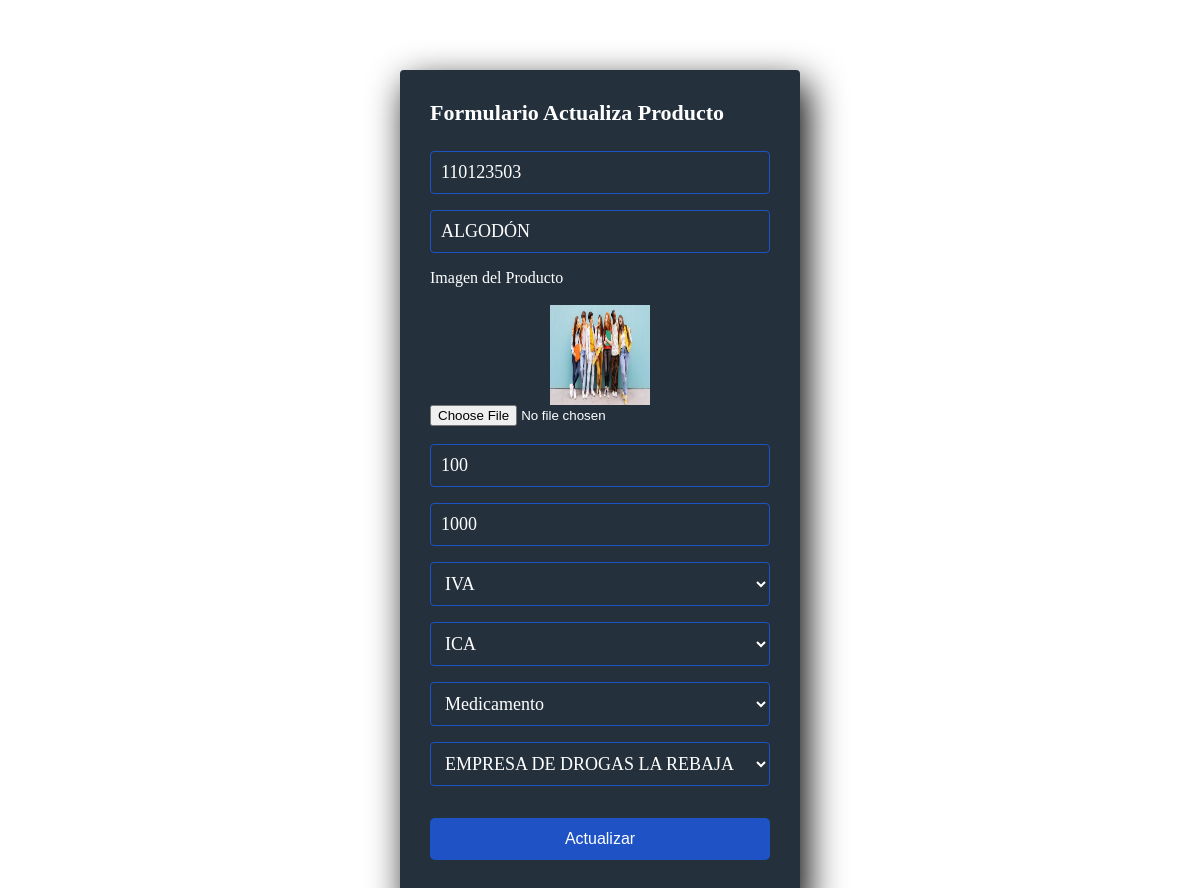
/class/editar_prod.php?id=110123503, run on the app's committed database.
### tables this page shows
CREATE TABLE `productos` (
  `id_producto` int(14) NOT NULL,
  `nombre_prod` varchar(60) NOT NULL,
  `img_produc` varchar(120) NOT NULL,
  `val_Unitario` decimal(14,0) NOT NULL,
  `cant_Exist` int(14) NOT NULL,
  `imp_Uno` int(14) NOT NULL,
  `imp_Dos` int(14) NOT NULL,
  `tipo_produc` int(14) NOT NULL
);

### class/conexion.php (called while the page is built, shortened)
<?php
	class Conexion
	{
		public function __construct()
		{
			$this->conex=new mysqli(host,user,pass,base);
		}
	}
 ?>

### class/class.php (called while the page is built, shortened)
<?php
	require_once("conexion.php");
	class Trabajo extends Conexion
	{
		public function trae_unProducto($cod){
			$sql="SELECT * FROM productos
			WHERE id_producto='$cod'";
			$consul=$this->conex->query($sql);
			$res=$consul->fetch_all(MYSQLI_ASSOC);
			return $res;
		}
		public function trae_impuestos(){
			$sql="SELECT * FROM impuestos";
			$consul=$this->conex->query($sql);
			$res=$consul->fetch_all(MYSQLI_ASSOC);
			return $res;
		}
		public function trae_tipo_Producto(){
			$sql="SELECT * FROM tipo_produc";
			$consul=$this->conex->query($sql);
			$res=$consul->fetch_all(MYSQLI_ASSOC);
			return $res;
		}
		public function traeprove($cod){
			$sql="SELECT * FROM prov_produ WHERE cod_produc='$cod'";
			$consul=$this->conex->query($sql);
			$res=$consul->fetch_all(MYSQLI_ASSOC);
			return $res;
		}
		public function trae_ListaProveedor()
		{
			$sql="SELECT * FROM proveedores";
			$consul=$this->conex->query($sql);
			$res=$consul->fetch_all(MYSQLI_ASSOC);
			return $res;
		}
	}
 ?>

### class/editar_prod.php (the view, shortened to what this page needs)
<?php
	require_once("class.php");
	$dat=new Trabajo();
	if(!isset($_GET["id"])){
		echo "<script type='text/javascript'>
		alert('Debe Indicar el Codigo del Cliente');
		window.location='../mostrar_productos.php';
		</script>";
	}else{
		$cod=$_GET["id"];
		$campos=new Trabajo();
		$val=$campos->trae_unProducto($cod);
		$impuestos=$campos->trae_impuestos();
		$tipoProducto=$campos->trae_tipo_Producto();
		$proveedor=$dat->trae_ListaProveedor();
		$prove=$dat->traeprove($cod);
	}
?>
<!DOCTYPE html>
<html lang="es">
	<head>
		<link rel="stylesheet" href="../estilos/estilos.css">
	</head>
	<body>
		<section class="formulario_registro">
			<h4>Formulario Actualiza Producto <?echo $prove['id_proveed']?></h4>
			<form action="" method="post" enctype="multipart/form-data">
			<input class="controles" type="text" name="id" id="id" value="<?php echo $val[0]['id_producto']?>" disabled>
			<input class="controles" type="text" name="nombre" id="nombre" value="<?php echo $val[0]['nombre_prod']?>">
			<label>Imagen del Producto</label><br><br>
			<th><img src="/heren_tres/imgs/productos/<?php echo $val[0]['img_produc'];?>" height="100" width="100" style="display: block; margin-left: auto; margin-right: auto;"/></th>
			<input type="file" name="imagen" id="imagen" size="20"><br><br>
			<input class="controles" type="text" name="valor" id="valor" value="<?php echo $val[0]['val_Unitario'];?>">
			<input class="controles" type="text" name="cantidad" id="cantidad" value="<?php echo $val[0]['cant_Exist'];?>">
			<select class="controles" name="impuestoUno" id="impuestoUno">
					<?php
						for($i=0;$i<sizeof($impuestos);$i++)
						{
							$selected = ($val[0]['imp_Uno'] == $impuestos[$i]["id_Impuesto"]) ? 'selected="selected"' : '';
    						echo "<option value=\"{$impuestos[$i]["id_Impuesto"]}\" {$selected}>{$impuestos[$i]["descri_Imp"]}</option>";
						}
					?>
			</select>
			<select class="controles" name="impuestoDos" id="impuestoDos">
					<?php
						for($i=0;$i<sizeof($impuestos);$i++)
						{
							$selected = ($val[0]['imp_Dos'] == $impuestos[$i]["id_Impuesto"]) ? 'selected="selected"' : '';
    						echo "<option value=\"{$impuestos[$i]["id_Impuesto"]}\" {$selected}>{$impuestos[$i]["descri_Imp"]}</option>";
						}
					?>
			</select>
			<select class="controles" name="tipo" id="tipo">
					<?php
						for($i=0;$i<sizeof($tipoProducto);$i++)
						{
							$selected = ($val[0]['tipo_produc'] == $tipoProducto[$i]["id_tipo"]) ? 'selected="selected"' : '';
    						echo "<option value=\"{$tipoProducto[$i]["id_tipo"]}\" {$selected}>{$tipoProducto[$i]["nombre_Tipo"]}</option>";
						}
					?>
			</select>
			<select class="controles" name="proveedor" id="proveedor">
					<?php
						for($i=0;$i<sizeof($proveedor);$i++)
						{
							$selected = ($prove[0]["id_proveed"] == $proveedor[$i]["id_proveed"]) ? 'selected="selected"' : '';
    						echo "<option value=\"{$proveedor[$i]["id_proveed"]}\" {$selected}>{$proveedor[$i]["nomb_Prov"]}</option>";
						}
					?>
			</select>
			<br>
			<input class="botones" type="submit" name="Guardar" value="Actualizar">
			</form>
		</section>
	</body>
 </html>

### estilos/estilos.css (style rules this page uses)
* { margin: 0; padding: 0; box-sizing: border-box; }
.formulario_registro { width: 400px; background-color:#24303c; padding: 30px; margin: auto; margin-top: 70px; border-radius: 4px; font-family: calibri; color: white; box-shadow: 7px 13px 37px #000; }
.formulario_registro h4 { font-size: 22px; margin-bottom: 25px; }
.controles { width: 100%; background-color: #24303c; padding: 10px; border-radius: 4px; margin-bottom: 16px; border: 1px solid #1f53c5; font-family: calibri; font-size: 18px; color: white; }
.formulario_registro .botones { width: 100%; background-color: #1f53c5; border-radius: none; padding: 12px; color: #FDFEFE; margin: 16px 0; font-size: 16px; }
.botones { display: block; margin: 0 auto; padding: 10px 20px; background-color: #1f53c5; color: white; border: none; cursor: pointer; border-radius: 5px; }

### data on the page
productos: id "110123503", nombre "ALGODÓN", img_produc (picture), valor "100", cantidad "1000"

### other printed values
form field impuestoUno "IVA"
form field impuestoDos "ICA"
form field tipo "Medicamento"
form field proveedor "EMPRESA DE DROGAS LA REBAJA"
